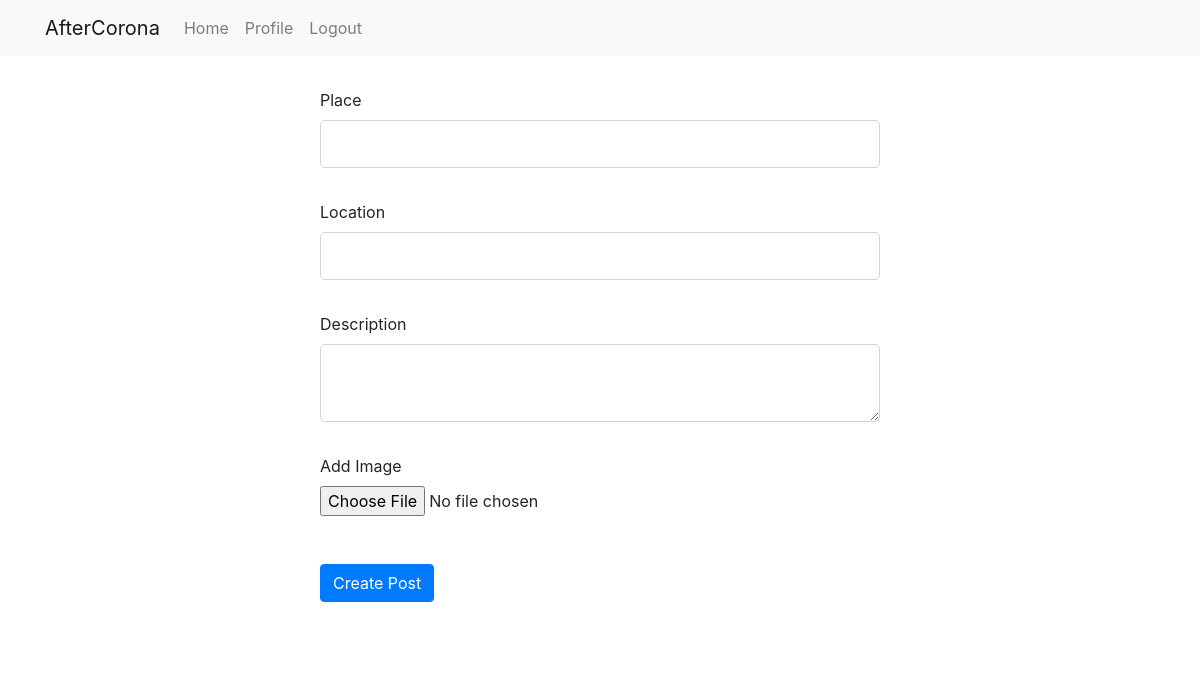
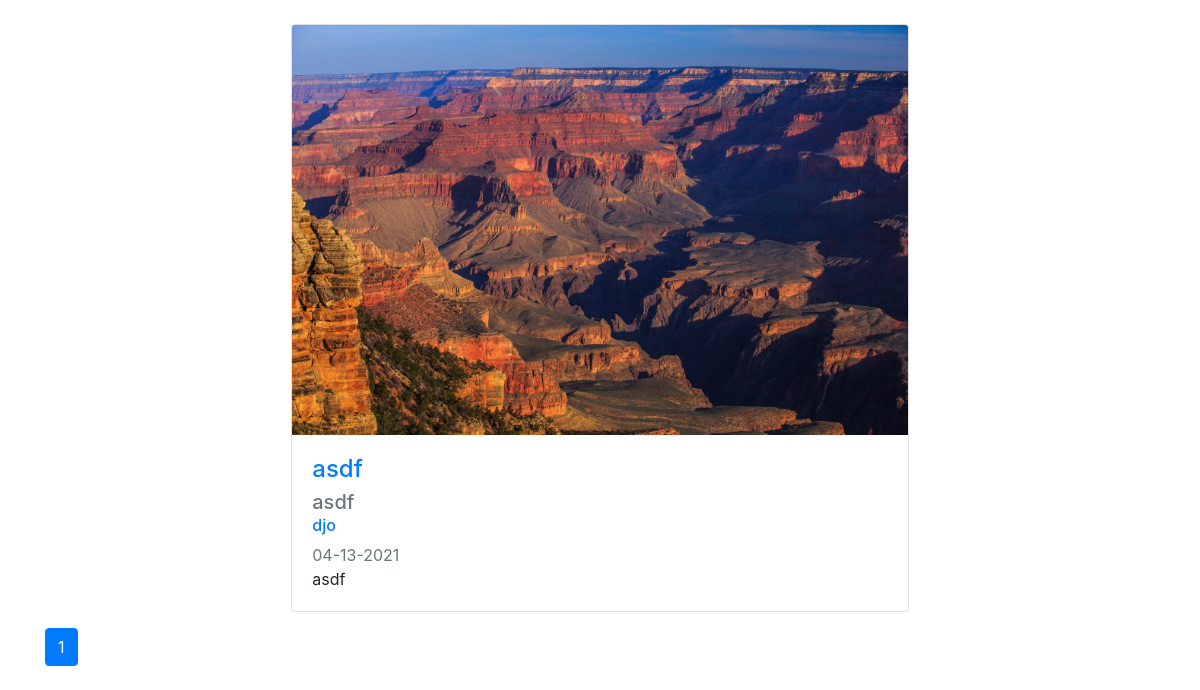
The page /home (signed in) on the database as committed earlier (2 pictures, top to bottom).
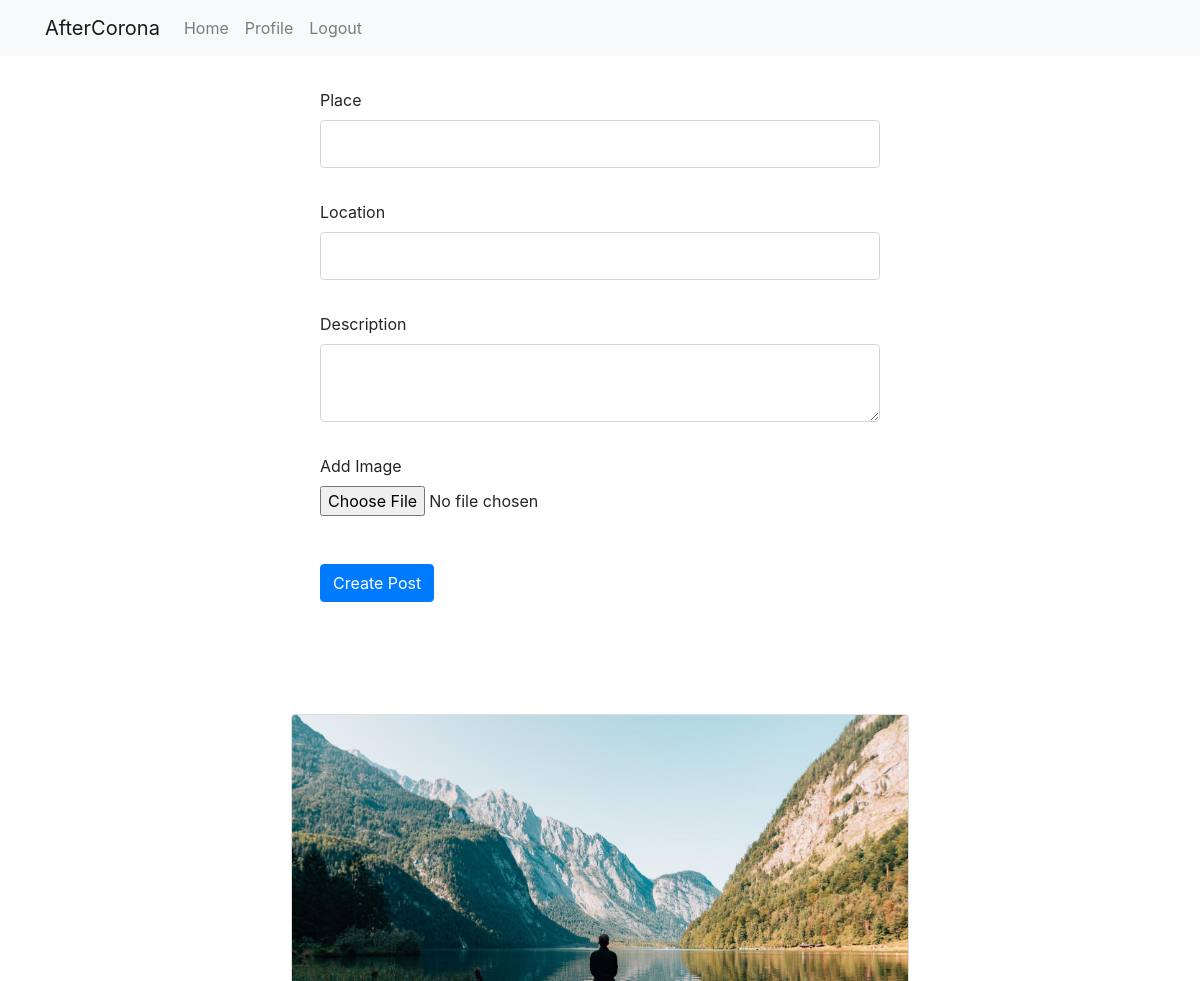
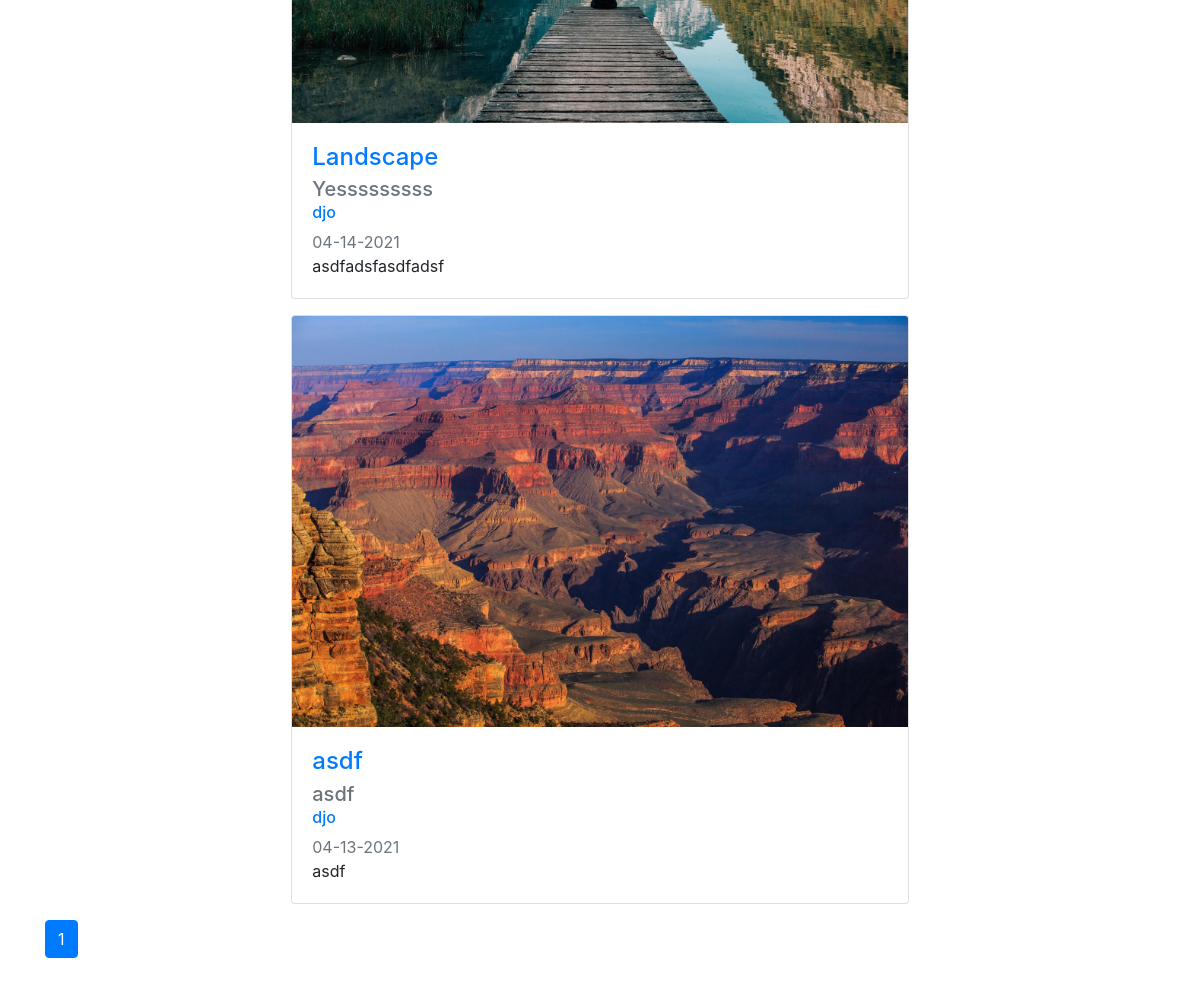
The same page on the database as committed later (2 pictures, top to bottom).
### app/models.py (models this page shows, shortened)
class Post(db.Model):
    id = db.Column(db.Integer, primary_key=True)
    image = db.Column(db.String(50), nullable=False)
    place = db.Column(db.String(30), nullable=False)
    location = db.Column(db.String(50), nullable=False)
    created = db.Column(db.DateTime, nullable=False, default=datetime.utcnow)
    desc = db.Column(db.Text, nullable=False)
    user_id = db.Column(db.Integer, db.ForeignKey('user.id'), nullable=False)

class User(db.Model, UserMixin):
    id = db.Column(db.Integer, primary_key=True)
    image = db.Column(db.String(50), nullable=False, default='default.jpeg')
    username = db.Column(db.String(20), unique=True, nullable=False)
    email = db.Column(db.String(50), unique=True, nullable=False)
    password = db.Column(db.String(50), nullable=False)
    posts = db.relationship('Post', backref='author', lazy=True)

### app/routes.py (the view, shortened to what this page needs)
@app.route('/')
@app.route('/home', methods=['GET', 'POST'])
def home():
    page = request.args.get('page', 1, type=int)
    posts = Post.query.order_by(
        Post.created.desc()).paginate(page=page, per_page=5)
    form = PostForm()
    return render_template('home.html', posts=posts, form=form)

### app/forms.py
class PostForm(FlaskForm):
    image = FileField('Add Image', validators=[FileRequired(),
                                               FileAllowed(['jpg', 'jpeg', 'png'])])
    place = StringField('Place', validators=[DataRequired()])
    location = StringField('Location', validators=[DataRequired()])
    desc = TextAreaField('Description', validators=[DataRequired()])
    submit = SubmitField('Create Post')

### app/models.py (called while the page is built)
@login_manager.user_loader
def load_user(user_id):
    return User.query.get(int(user_id))

### app/templates/home.html (shortened to what this page needs)
{% extends "layout.html" %}{% block title %} Home {% endblock %}
{% block content %}
{% if current_user.is_authenticated %}
<div class="form">
  <form method="POST" action="" enctype="multipart/form-data">
      <fieldset class="form-group">
          <div class="form-group form-item">
              {{ form.place.label(class="form-control-label") }}
              {% if form.place.errors %}
                  {{ form.place(class="form-control form-control-lg is-invalid") }}
                  <div class="invalid-feedback">
                      {% for error in form.place.errors %}
                          <span>{{ error }}</span>
                      {% endfor %}
                  </div>
              {% else %}
                  {{ form.place(class="form-control form-control-lg") }}
              {% endif %}
          </div>
          <div class="form-group form-item">
              {{ form.location.label(class="form-control-label") }}
              {% if form.location.errors %}
                  {{ form.location(class="form-control form-control-lg is-invalid") }}
                  <div class="invalid-feedback">
                      {% for error in form.location.errors %}
                          <span>{{ error }}</span>
                      {% endfor %}
                  </div>
              {% else %}
                  {{ form.location(class="form-control form-control-lg") }}
              {% endif %}
          </div>
          <div class="form-group form-item">
              {{ form.desc.label(class="form-control-label") }}
              {% if form.desc.errors %}
                  {{ form.desc(class="form-control form-control-lg is-invalid") }}
                  <div class="invalid-feedback">
                      {% for error in form.desc.errors %}
                          <span>{{ error }}</span>
                      {% endfor %}
                  </div>
              {% else %}
                  {{ form.desc(class="form-control form-control-lg") }}
              {% endif %}
          </div>
          <div class="form-group profile-item">
            {{ form.image.label() }}<br>
            {{ form.image(class="form-control-file") }}
        </div>
      </fieldset>
      <div class="form-group form-item">
          {{ form.submit(class="btn btn-primary") }}
      </div>
  </form>
</div>
<main role="main" class="container">
    <div class="col-md-7 posts">
        {% for post in posts.items %}
        <div class="card post">
          <img src="{{ url_for(
              'static', filename='place_images/' + post.image) }}" class="card-img-top" alt="Post image">
          <div class="card-body">
            <h4 class="card-title"><a href="{{ url_for('post', post_id=post.id) }}">{{ post.place }}</a></h5>
            <h5 class="card-subtitle mb-2 text-muted">{{ post.location }}</h6>
            <h6 class="card-subtitle mb-2 text-muted"><a href="{{ url_for('user_posts', username=post.author.username) }}">{{ post.author.username }}</a></h6>
            <h7 class="card-subtitle mb-2 text-muted">{{ post.created.strftime('%m-%d-%Y') }}</h7>
            <p class="card-text">{{ post.desc }}</p>
          </div>
        </div>
        {% endfor %}
    </div>
    <div>
  {% for page_num in posts.iter_pages(left_edge=1, right_edge=1, left_current=1, right_current=2) %}
      {% if page_num %}
          {% if posts.page == page_num %}
              <a class="btn btn-primary mb-4" href="{{ url_for('home', page=page_num) }}">{{ page_num }}</a>
          {% else %}
              <a class="btn btn-outline-primary mb-4" href="{{ url_for('home', page=page_num) }}">{{ page_num }}</a>
          {% endif %}
      {% endif %}
  {% endfor %}
</div>
  </main>
{% else %}
<div class="landscape"><h1 class='phrase'>Where Would You Go After the Coronavirus Pandemic?</h1></div>
{% endif %}
{% endblock content %}

### app/templates/layout.html (shortened to what this page needs)
<!DOCTYPE html>
<html lang="en">
  <head>
    <link
      rel="stylesheet"
      href="https://stackpath.bootstrapcdn.com/bootstrap/4.1.3/css/bootstrap.min.css"
    />
    <link
      rel="stylesheet"
      type="text/css"
      href="{{ url_for('static', filename='main.css') }}"
    />
  </head>
  <body>
    <header>
      <nav class="navbar navbar-expand-lg navbar-light bg-light">
        <div class="container">
          <a class="navbar-brand" href="{{ url_for('home') }}">AfterCorona</a>
          <div class="collapse navbar-collapse" id="navbarSupportedContent">
            <div class="navbar-nav">
              {% if current_user.is_authenticated %}
              <a class="nav-item nav-link" href="{{ url_for('home') }}">Home</a>
              <a class="nav-item nav-link" href="{{ url_for('profile') }}"
                >Profile</a
              >
              <a class="nav-item nav-link" href="{{ url_for('logout') }}"
                >Logout</a
              >{% endif %}
            </div>
          </div>
        </div>
      </nav>
    </header>
     {% block content %}{% endblock %}
  </body>
</html>

### app/static/main.css (style rules this page uses)
.form { padding: 1em 20em 5em; }
.form-item { padding-top: 1em; }
.posts { margin: auto; }
.post { margin-top: 1rem; margin-bottom: 1rem; }
.profile-item { padding-top: 1em; }

Rows that differ between the two databases and show on the page:
added Post: image (picture), place "Landscape", location "Yesssssssss", author.username "djo", created "04-14-2021", desc "asdfadsfasdfadsf"
